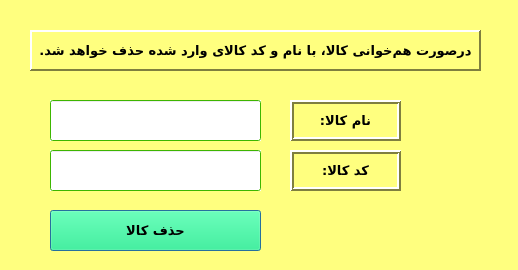
<?xml version="1.0" encoding="UTF-8"?>
<ui version="4.0">
 <class>Dialog</class>
 <widget class="QDialog" name="Dialog">
  <property name="geometry">
   <rect>
    <x>0</x>
    <y>0</y>
    <width>518</width>
    <height>270</height>
   </rect>
  </property>
  <property name="minimumSize">
   <size>
    <width>518</width>
    <height>270</height>
   </size>
  </property>
  <property name="maximumSize">
   <size>
    <width>518</width>
    <height>270</height>
   </size>
  </property>
  <property name="palette">
   <palette>
    <active>
     <colorrole role="WindowText">
      <brush brushstyle="SolidPattern">
       <color alpha="255">
        <red>0</red>
        <green>0</green>
        <blue>0</blue>
       </color>
      </brush>
     </colorrole>
     <colorrole role="Button">
      <brush brushstyle="SolidPattern">
       <color alpha="255">
        <red>255</red>
        <green>255</green>
        <blue>127</blue>
       </color>
      </brush>
     </colorrole>
     <colorrole role="Light">
      <brush brushstyle="SolidPattern">
       <color alpha="255">
        <red>255</red>
        <green>255</green>
        <blue>255</blue>
       </color>
      </brush>
     </colorrole>
     <colorrole role="Midlight">
      <brush brushstyle="SolidPattern">
       <color alpha="255">
        <red>255</red>
        <green>255</green>
        <blue>191</blue>
       </color>
      </brush>
     </colorrole>
     <colorrole role="Dark">
      <brush brushstyle="SolidPattern">
       <color alpha="255">
        <red>127</red>
        <green>127</green>
        <blue>63</blue>
       </color>
      </brush>
     </colorrole>
     <colorrole role="Mid">
      <brush brushstyle="SolidPattern">
       <color alpha="255">
        <red>170</red>
        <green>170</green>
        <blue>84</blue>
       </color>
      </brush>
     </colorrole>
     <colorrole role="Text">
      <brush brushstyle="SolidPattern">
       <color alpha="255">
        <red>0</red>
        <green>0</green>
        <blue>0</blue>
       </color>
      </brush>
     </colorrole>
     <colorrole role="BrightText">
      <brush brushstyle="SolidPattern">
       <color alpha="255">
        <red>255</red>
        <green>255</green>
        <blue>255</blue>
       </color>
      </brush>
     </colorrole>
     <colorrole role="ButtonText">
      <brush brushstyle="SolidPattern">
       <color alpha="255">
        <red>0</red>
        <green>0</green>
        <blue>0</blue>
       </color>
      </brush>
     </colorrole>
     <colorrole role="Base">
      <brush brushstyle="SolidPattern">
       <color alpha="255">
        <red>255</red>
        <green>255</green>
        <blue>255</blue>
       </color>
      </brush>
     </colorrole>
     <colorrole role="Window">
      <brush brushstyle="SolidPattern">
       <color alpha="255">
        <red>255</red>
        <green>255</green>
        <blue>127</blue>
       </color>
      </brush>
     </colorrole>
     <colorrole role="Shadow">
      <brush brushstyle="SolidPattern">
       <color alpha="255">
        <red>0</red>
        <green>0</green>
        <blue>0</blue>
       </color>
      </brush>
     </colorrole>
     <colorrole role="AlternateBase">
      <brush brushstyle="SolidPattern">
       <color alpha="255">
        <red>255</red>
        <green>255</green>
        <blue>191</blue>
       </color>
      </brush>
     </colorrole>
     <colorrole role="ToolTipBase">
      <brush brushstyle="SolidPattern">
       <color alpha="255">
        <red>255</red>
        <green>255</green>
        <blue>220</blue>
       </color>
      </brush>
     </colorrole>
     <colorrole role="ToolTipText">
      <brush brushstyle="SolidPattern">
       <color alpha="255">
        <red>0</red>
        <green>0</green>
        <blue>0</blue>
       </color>
      </brush>
     </colorrole>
    </active>
    <inactive>
     <colorrole role="WindowText">
      <brush brushstyle="SolidPattern">
       <color alpha="255">
        <red>0</red>
        <green>0</green>
        <blue>0</blue>
       </color>
      </brush>
     </colorrole>
     <colorrole role="Button">
      <brush brushstyle="SolidPattern">
       <color alpha="255">
        <red>255</red>
        <green>255</green>
        <blue>127</blue>
       </color>
      </brush>
     </colorrole>
     <colorrole role="Light">
      <brush brushstyle="SolidPattern">
       <color alpha="255">
        <red>255</red>
        <green>255</green>
        <blue>255</blue>
       </color>
      </brush>
     </colorrole>
     <colorrole role="Midlight">
      <brush brushstyle="SolidPattern">
       <color alpha="255">
        <red>255</red>
        <green>255</green>
        <blue>191</blue>
       </color>
      </brush>
     </colorrole>
     <colorrole role="Dark">
      <brush brushstyle="SolidPattern">
       <color alpha="255">
        <red>127</red>
        <green>127</green>
        <blue>63</blue>
       </color>
      </brush>
     </colorrole>
     <colorrole role="Mid">
      <brush brushstyle="SolidPattern">
       <color alpha="255">
        <red>170</red>
        <green>170</green>
        <blue>84</blue>
       </color>
      </brush>
     </colorrole>
     <colorrole role="Text">
      <brush brushstyle="SolidPattern">
       <color alpha="255">
        <red>0</red>
        <green>0</green>
        <blue>0</blue>
       </color>
      </brush>
     </colorrole>
     <colorrole role="BrightText">
      <brush brushstyle="SolidPattern">
       <color alpha="255">
        <red>255</red>
        <green>255</green>
        <blue>255</blue>
       </color>
      </brush>
     </colorrole>
     <colorrole role="ButtonText">
      <brush brushstyle="SolidPattern">
       <color alpha="255">
        <red>0</red>
        <green>0</green>
        <blue>0</blue>
       </color>
      </brush>
     </colorrole>
     <colorrole role="Base">
      <brush brushstyle="SolidPattern">
       <color alpha="255">
        <red>255</red>
        <green>255</green>
        <blue>255</blue>
       </color>
      </brush>
     </colorrole>
     <colorrole role="Window">
      <brush brushstyle="SolidPattern">
       <color alpha="255">
        <red>255</red>
        <green>255</green>
        <blue>127</blue>
       </color>
      </brush>
     </colorrole>
     <colorrole role="Shadow">
      <brush brushstyle="SolidPattern">
       <color alpha="255">
        <red>0</red>
        <green>0</green>
        <blue>0</blue>
       </color>
      </brush>
     </colorrole>
     <colorrole role="AlternateBase">
      <brush brushstyle="SolidPattern">
       <color alpha="255">
        <red>255</red>
        <green>255</green>
        <blue>191</blue>
       </color>
      </brush>
     </colorrole>
     <colorrole role="ToolTipBase">
      <brush brushstyle="SolidPattern">
       <color alpha="255">
        <red>255</red>
        <green>255</green>
        <blue>220</blue>
       </color>
      </brush>
     </colorrole>
     <colorrole role="ToolTipText">
      <brush brushstyle="SolidPattern">
       <color alpha="255">
        <red>0</red>
        <green>0</green>
        <blue>0</blue>
       </color>
      </brush>
     </colorrole>
    </inactive>
    <disabled>
     <colorrole role="WindowText">
      <brush brushstyle="SolidPattern">
       <color alpha="255">
        <red>127</red>
        <green>127</green>
        <blue>63</blue>
       </color>
      </brush>
     </colorrole>
     <colorrole role="Button">
      <brush brushstyle="SolidPattern">
       <color alpha="255">
        <red>255</red>
        <green>255</green>
        <blue>127</blue>
       </color>
      </brush>
     </colorrole>
     <colorrole role="Light">
      <brush brushstyle="SolidPattern">
       <color alpha="255">
        <red>255</red>
        <green>255</green>
        <blue>255</blue>
       </color>
      </brush>
     </colorrole>
     <colorrole role="Midlight">
      <brush brushstyle="SolidPattern">
       <color alpha="255">
        <red>255</red>
        <green>255</green>
        <blue>191</blue>
       </color>
      </brush>
     </colorrole>
     <colorrole role="Dark">
      <brush brushstyle="SolidPattern">
       <color alpha="255">
        <red>127</red>
        <green>127</green>
        <blue>63</blue>
       </color>
      </brush>
     </colorrole>
     <colorrole role="Mid">
      <brush brushstyle="SolidPattern">
       <color alpha="255">
        <red>170</red>
        <green>170</green>
        <blue>84</blue>
       </color>
      </brush>
     </colorrole>
     <colorrole role="Text">
      <brush brushstyle="SolidPattern">
       <color alpha="255">
        <red>127</red>
        <green>127</green>
        <blue>63</blue>
       </color>
      </brush>
     </colorrole>
     <colorrole role="BrightText">
      <brush brushstyle="SolidPattern">
       <color alpha="255">
        <red>255</red>
        <green>255</green>
        <blue>255</blue>
       </color>
      </brush>
     </colorrole>
     <colorrole role="ButtonText">
      <brush brushstyle="SolidPattern">
       <color alpha="255">
        <red>127</red>
        <green>127</green>
        <blue>63</blue>
       </color>
      </brush>
     </colorrole>
     <colorrole role="Base">
      <brush brushstyle="SolidPattern">
       <color alpha="255">
        <red>255</red>
        <green>255</green>
        <blue>127</blue>
       </color>
      </brush>
     </colorrole>
     <colorrole role="Window">
      <brush brushstyle="SolidPattern">
       <color alpha="255">
        <red>255</red>
        <green>255</green>
        <blue>127</blue>
       </color>
      </brush>
     </colorrole>
     <colorrole role="Shadow">
      <brush brushstyle="SolidPattern">
       <color alpha="255">
        <red>0</red>
        <green>0</green>
        <blue>0</blue>
       </color>
      </brush>
     </colorrole>
     <colorrole role="AlternateBase">
      <brush brushstyle="SolidPattern">
       <color alpha="255">
        <red>255</red>
        <green>255</green>
        <blue>127</blue>
       </color>
      </brush>
     </colorrole>
     <colorrole role="ToolTipBase">
      <brush brushstyle="SolidPattern">
       <color alpha="255">
        <red>255</red>
        <green>255</green>
        <blue>220</blue>
       </color>
      </brush>
     </colorrole>
     <colorrole role="ToolTipText">
      <brush brushstyle="SolidPattern">
       <color alpha="255">
        <red>0</red>
        <green>0</green>
        <blue>0</blue>
       </color>
      </brush>
     </colorrole>
    </disabled>
   </palette>
  </property>
  <property name="windowTitle">
   <string>حذف محصول</string>
  </property>
  <widget class="QLabel" name="label">
   <property name="geometry">
    <rect>
     <x>30</x>
     <y>30</y>
     <width>451</width>
     <height>41</height>
    </rect>
   </property>
   <property name="font">
    <font>
     <family>B Traffic</family>
     <pointsize>10</pointsize>
     <weight>75</weight>
     <bold>true</bold>
    </font>
   </property>
   <property name="frameShape">
    <enum>QFrame::Panel</enum>
   </property>
   <property name="frameShadow">
    <enum>QFrame::Raised</enum>
   </property>
   <property name="lineWidth">
    <number>2</number>
   </property>
   <property name="text">
    <string>درصورت هم‌خوانی کالا، با نام و کد کالای وارد شده حذف خواهد شد.</string>
   </property>
   <property name="alignment">
    <set>Qt::AlignCenter</set>
   </property>
  </widget>
  <widget class="QLineEdit" name="lineEdit">
   <property name="geometry">
    <rect>
     <x>50</x>
     <y>100</y>
     <width>211</width>
     <height>41</height>
    </rect>
   </property>
   <property name="palette">
    <palette>
     <active>
      <colorrole role="WindowText">
       <brush brushstyle="SolidPattern">
        <color alpha="255">
         <red>0</red>
         <green>0</green>
         <blue>0</blue>
        </color>
       </brush>
      </colorrole>
      <colorrole role="Button">
       <brush brushstyle="SolidPattern">
        <color alpha="255">
         <red>85</red>
         <green>255</green>
         <blue>0</blue>
        </color>
       </brush>
      </colorrole>
      <colorrole role="Light">
       <brush brushstyle="SolidPattern">
        <color alpha="255">
         <red>170</red>
         <green>255</green>
         <blue>127</blue>
        </color>
       </brush>
      </colorrole>
      <colorrole role="Midlight">
       <brush brushstyle="SolidPattern">
        <color alpha="255">
         <red>127</red>
         <green>255</green>
         <blue>63</blue>
        </color>
       </brush>
      </colorrole>
      <colorrole role="Dark">
       <brush brushstyle="SolidPattern">
        <color alpha="255">
         <red>42</red>
         <green>127</green>
         <blue>0</blue>
        </color>
       </brush>
      </colorrole>
      <colorrole role="Mid">
       <brush brushstyle="SolidPattern">
        <color alpha="255">
         <red>56</red>
         <green>170</green>
         <blue>0</blue>
        </color>
       </brush>
      </colorrole>
      <colorrole role="Text">
       <brush brushstyle="SolidPattern">
        <color alpha="255">
         <red>0</red>
         <green>0</green>
         <blue>0</blue>
        </color>
       </brush>
      </colorrole>
      <colorrole role="BrightText">
       <brush brushstyle="SolidPattern">
        <color alpha="255">
         <red>255</red>
         <green>255</green>
         <blue>255</blue>
        </color>
       </brush>
      </colorrole>
      <colorrole role="ButtonText">
       <brush brushstyle="SolidPattern">
        <color alpha="255">
         <red>0</red>
         <green>0</green>
         <blue>0</blue>
        </color>
       </brush>
      </colorrole>
      <colorrole role="Base">
       <brush brushstyle="SolidPattern">
        <color alpha="255">
         <red>255</red>
         <green>255</green>
         <blue>255</blue>
        </color>
       </brush>
      </colorrole>
      <colorrole role="Window">
       <brush brushstyle="SolidPattern">
        <color alpha="255">
         <red>85</red>
         <green>255</green>
         <blue>0</blue>
        </color>
       </brush>
      </colorrole>
      <colorrole role="Shadow">
       <brush brushstyle="SolidPattern">
        <color alpha="255">
         <red>0</red>
         <green>0</green>
         <blue>0</blue>
        </color>
       </brush>
      </colorrole>
      <colorrole role="AlternateBase">
       <brush brushstyle="SolidPattern">
        <color alpha="255">
         <red>170</red>
         <green>255</green>
         <blue>127</blue>
        </color>
       </brush>
      </colorrole>
      <colorrole role="ToolTipBase">
       <brush brushstyle="SolidPattern">
        <color alpha="255">
         <red>255</red>
         <green>255</green>
         <blue>220</blue>
        </color>
       </brush>
      </colorrole>
      <colorrole role="ToolTipText">
       <brush brushstyle="SolidPattern">
        <color alpha="255">
         <red>0</red>
         <green>0</green>
         <blue>0</blue>
        </color>
       </brush>
      </colorrole>
     </active>
     <inactive>
      <colorrole role="WindowText">
       <brush brushstyle="SolidPattern">
        <color alpha="255">
         <red>0</red>
         <green>0</green>
         <blue>0</blue>
        </color>
       </brush>
      </colorrole>
      <colorrole role="Button">
       <brush brushstyle="SolidPattern">
        <color alpha="255">
         <red>85</red>
         <green>255</green>
         <blue>0</blue>
        </color>
       </brush>
      </colorrole>
      <colorrole role="Light">
       <brush brushstyle="SolidPattern">
        <color alpha="255">
         <red>170</red>
         <green>255</green>
         <blue>127</blue>
        </color>
       </brush>
      </colorrole>
      <colorrole role="Midlight">
       <brush brushstyle="SolidPattern">
        <color alpha="255">
         <red>127</red>
         <green>255</green>
         <blue>63</blue>
        </color>
       </brush>
      </colorrole>
      <colorrole role="Dark">
       <brush brushstyle="SolidPattern">
        <color alpha="255">
         <red>42</red>
         <green>127</green>
         <blue>0</blue>
        </color>
       </brush>
      </colorrole>
      <colorrole role="Mid">
       <brush brushstyle="SolidPattern">
        <color alpha="255">
         <red>56</red>
         <green>170</green>
         <blue>0</blue>
        </color>
       </brush>
      </colorrole>
      <colorrole role="Text">
       <brush brushstyle="SolidPattern">
        <color alpha="255">
         <red>0</red>
         <green>0</green>
         <blue>0</blue>
        </color>
       </brush>
      </colorrole>
      <colorrole role="BrightText">
       <brush brushstyle="SolidPattern">
        <color alpha="255">
         <red>255</red>
         <green>255</green>
         <blue>255</blue>
        </color>
       </brush>
      </colorrole>
      <colorrole role="ButtonText">
       <brush brushstyle="SolidPattern">
        <color alpha="255">
         <red>0</red>
         <green>0</green>
         <blue>0</blue>
        </color>
       </brush>
      </colorrole>
      <colorrole role="Base">
       <brush brushstyle="SolidPattern">
        <color alpha="255">
         <red>255</red>
         <green>255</green>
         <blue>255</blue>
        </color>
       </brush>
      </colorrole>
      <colorrole role="Window">
       <brush brushstyle="SolidPattern">
        <color alpha="255">
         <red>85</red>
         <green>255</green>
         <blue>0</blue>
        </color>
       </brush>
      </colorrole>
      <colorrole role="Shadow">
       <brush brushstyle="SolidPattern">
        <color alpha="255">
         <red>0</red>
         <green>0</green>
         <blue>0</blue>
        </color>
       </brush>
      </colorrole>
      <colorrole role="AlternateBase">
       <brush brushstyle="SolidPattern">
        <color alpha="255">
         <red>170</red>
         <green>255</green>
         <blue>127</blue>
        </color>
       </brush>
      </colorrole>
      <colorrole role="ToolTipBase">
       <brush brushstyle="SolidPattern">
        <color alpha="255">
         <red>255</red>
         <green>255</green>
         <blue>220</blue>
        </color>
       </brush>
      </colorrole>
      <colorrole role="ToolTipText">
       <brush brushstyle="SolidPattern">
        <color alpha="255">
         <red>0</red>
         <green>0</green>
         <blue>0</blue>
        </color>
       </brush>
      </colorrole>
     </inactive>
     <disabled>
      <colorrole role="WindowText">
       <brush brushstyle="SolidPattern">
        <color alpha="255">
         <red>42</red>
         <green>127</green>
         <blue>0</blue>
        </color>
       </brush>
      </colorrole>
      <colorrole role="Button">
       <brush brushstyle="SolidPattern">
        <color alpha="255">
         <red>85</red>
         <green>255</green>
         <blue>0</blue>
        </color>
       </brush>
      </colorrole>
      <colorrole role="Light">
       <brush brushstyle="SolidPattern">
        <color alpha="255">
         <red>170</red>
         <green>255</green>
         <blue>127</blue>
        </color>
       </brush>
      </colorrole>
      <colorrole role="Midlight">
       <brush brushstyle="SolidPattern">
        <color alpha="255">
         <red>127</red>
         <green>255</green>
         <blue>63</blue>
        </color>
       </brush>
      </colorrole>
      <colorrole role="Dark">
       <brush brushstyle="SolidPattern">
        <color alpha="255">
         <red>42</red>
         <green>127</green>
         <blue>0</blue>
        </color>
       </brush>
      </colorrole>
      <colorrole role="Mid">
       <brush brushstyle="SolidPattern">
        <color alpha="255">
         <red>56</red>
         <green>170</green>
         <blue>0</blue>
        </color>
       </brush>
      </colorrole>
      <colorrole role="Text">
       <brush brushstyle="SolidPattern">
        <color alpha="255">
         <red>42</red>
         <green>127</green>
         <blue>0</blue>
        </color>
       </brush>
      </colorrole>
      <colorrole role="BrightText">
       <brush brushstyle="SolidPattern">
        <color alpha="255">
         <red>255</red>
         <green>255</green>
         <blue>255</blue>
        </color>
       </brush>
      </colorrole>
      <colorrole role="ButtonText">
       <brush brushstyle="SolidPattern">
        <color alpha="255">
         <red>42</red>
         <green>127</green>
         <blue>0</blue>
        </color>
       </brush>
      </colorrole>
      <colorrole role="Base">
       <brush brushstyle="SolidPattern">
        <color alpha="255">
         <red>85</red>
         <green>255</green>
         <blue>0</blue>
        </color>
       </brush>
      </colorrole>
      <colorrole role="Window">
       <brush brushstyle="SolidPattern">
        <color alpha="255">
         <red>85</red>
         <green>255</green>
         <blue>0</blue>
        </color>
       </brush>
      </colorrole>
      <colorrole role="Shadow">
       <brush brushstyle="SolidPattern">
        <color alpha="255">
         <red>0</red>
         <green>0</green>
         <blue>0</blue>
        </color>
       </brush>
      </colorrole>
      <colorrole role="AlternateBase">
       <brush brushstyle="SolidPattern">
        <color alpha="255">
         <red>85</red>
         <green>255</green>
         <blue>0</blue>
        </color>
       </brush>
      </colorrole>
      <colorrole role="ToolTipBase">
       <brush brushstyle="SolidPattern">
        <color alpha="255">
         <red>255</red>
         <green>255</green>
         <blue>220</blue>
        </color>
       </brush>
      </colorrole>
      <colorrole role="ToolTipText">
       <brush brushstyle="SolidPattern">
        <color alpha="255">
         <red>0</red>
         <green>0</green>
         <blue>0</blue>
        </color>
       </brush>
      </colorrole>
     </disabled>
    </palette>
   </property>
   <property name="font">
    <font>
     <family>B Traffic</family>
     <pointsize>10</pointsize>
    </font>
   </property>
   <property name="layoutDirection">
    <enum>Qt::RightToLeft</enum>
   </property>
   <property name="autoFillBackground">
    <bool>true</bool>
   </property>
  </widget>
  <widget class="QLineEdit" name="lineEdit_2">
   <property name="geometry">
    <rect>
     <x>50</x>
     <y>150</y>
     <width>211</width>
     <height>41</height>
    </rect>
   </property>
   <property name="palette">
    <palette>
     <active>
      <colorrole role="WindowText">
       <brush brushstyle="SolidPattern">
        <color alpha="255">
         <red>0</red>
         <green>0</green>
         <blue>0</blue>
        </color>
       </brush>
      </colorrole>
      <colorrole role="Button">
       <brush brushstyle="SolidPattern">
        <color alpha="255">
         <red>85</red>
         <green>255</green>
         <blue>0</blue>
        </color>
       </brush>
      </colorrole>
      <colorrole role="Light">
       <brush brushstyle="SolidPattern">
        <color alpha="255">
         <red>170</red>
         <green>255</green>
         <blue>127</blue>
        </color>
       </brush>
      </colorrole>
      <colorrole role="Midlight">
       <brush brushstyle="SolidPattern">
        <color alpha="255">
         <red>127</red>
         <green>255</green>
         <blue>63</blue>
        </color>
       </brush>
      </colorrole>
      <colorrole role="Dark">
       <brush brushstyle="SolidPattern">
        <color alpha="255">
         <red>42</red>
         <green>127</green>
         <blue>0</blue>
        </color>
       </brush>
      </colorrole>
      <colorrole role="Mid">
       <brush brushstyle="SolidPattern">
        <color alpha="255">
         <red>56</red>
         <green>170</green>
         <blue>0</blue>
        </color>
       </brush>
      </colorrole>
      <colorrole role="Text">
       <brush brushstyle="SolidPattern">
        <color alpha="255">
         <red>0</red>
         <green>0</green>
         <blue>0</blue>
        </color>
       </brush>
      </colorrole>
      <colorrole role="BrightText">
       <brush brushstyle="SolidPattern">
        <color alpha="255">
         <red>255</red>
         <green>255</green>
         <blue>255</blue>
        </color>
       </brush>
      </colorrole>
      <colorrole role="ButtonText">
       <brush brushstyle="SolidPattern">
        <color alpha="255">
         <red>0</red>
         <green>0</green>
         <blue>0</blue>
        </color>
       </brush>
      </colorrole>
      <colorrole role="Base">
       <brush brushstyle="SolidPattern">
        <color alpha="255">
         <red>255</red>
         <green>255</green>
         <blue>255</blue>
        </color>
       </brush>
      </colorrole>
      <colorrole role="Window">
       <brush brushstyle="SolidPattern">
        <color alpha="255">
         <red>85</red>
         <green>255</green>
         <blue>0</blue>
        </color>
       </brush>
      </colorrole>
      <colorrole role="Shadow">
       <brush brushstyle="SolidPattern">
        <color alpha="255">
         <red>0</red>
         <green>0</green>
         <blue>0</blue>
        </color>
       </brush>
      </colorrole>
      <colorrole role="AlternateBase">
       <brush brushstyle="SolidPattern">
        <color alpha="255">
         <red>170</red>
         <green>255</green>
         <blue>127</blue>
        </color>
       </brush>
      </colorrole>
      <colorrole role="ToolTipBase">
       <brush brushstyle="SolidPattern">
        <color alpha="255">
         <red>255</red>
         <green>255</green>
         <blue>220</blue>
        </color>
       </brush>
      </colorrole>
      <colorrole role="ToolTipText">
       <brush brushstyle="SolidPattern">
        <color alpha="255">
         <red>0</red>
         <green>0</green>
         <blue>0</blue>
        </color>
       </brush>
      </colorrole>
     </active>
     <inactive>
      <colorrole role="WindowText">
       <brush brushstyle="SolidPattern">
        <color alpha="255">
         <red>0</red>
         <green>0</green>
         <blue>0</blue>
        </color>
       </brush>
      </colorrole>
      <colorrole role="Button">
       <brush brushstyle="SolidPattern">
        <color alpha="255">
         <red>85</red>
         <green>255</green>
         <blue>0</blue>
        </color>
       </brush>
      </colorrole>
      <colorrole role="Light">
       <brush brushstyle="SolidPattern">
        <color alpha="255">
         <red>170</red>
         <green>255</green>
         <blue>127</blue>
        </color>
       </brush>
      </colorrole>
      <colorrole role="Midlight">
       <brush brushstyle="SolidPattern">
        <color alpha="255">
         <red>127</red>
         <green>255</green>
         <blue>63</blue>
        </color>
       </brush>
      </colorrole>
      <colorrole role="Dark">
       <brush brushstyle="SolidPattern">
        <color alpha="255">
         <red>42</red>
         <green>127</green>
         <blue>0</blue>
        </color>
       </brush>
      </colorrole>
      <colorrole role="Mid">
       <brush brushstyle="SolidPattern">
        <color alpha="255">
         <red>56</red>
         <green>170</green>
         <blue>0</blue>
        </color>
       </brush>
      </colorrole>
      <colorrole role="Text">
       <brush brushstyle="SolidPattern">
        <color alpha="255">
         <red>0</red>
         <green>0</green>
         <blue>0</blue>
        </color>
       </brush>
      </colorrole>
      <colorrole role="BrightText">
       <brush brushstyle="SolidPattern">
        <color alpha="255">
         <red>255</red>
         <green>255</green>
         <blue>255</blue>
        </color>
       </brush>
      </colorrole>
      <colorrole role="ButtonText">
       <brush brushstyle="SolidPattern">
        <color alpha="255">
         <red>0</red>
         <green>0</green>
         <blue>0</blue>
        </color>
       </brush>
      </colorrole>
      <colorrole role="Base">
       <brush brushstyle="SolidPattern">
        <color alpha="255">
         <red>255</red>
         <green>255</green>
         <blue>255</blue>
        </color>
       </brush>
      </colorrole>
      <colorrole role="Window">
       <brush brushstyle="SolidPattern">
        <color alpha="255">
         <red>85</red>
         <green>255</green>
         <blue>0</blue>
        </color>
       </brush>
      </colorrole>
      <colorrole role="Shadow">
       <brush brushstyle="SolidPattern">
        <color alpha="255">
         <red>0</red>
         <green>0</green>
         <blue>0</blue>
        </color>
       </brush>
      </colorrole>
      <colorrole role="AlternateBase">
       <brush brushstyle="SolidPattern">
        <color alpha="255">
         <red>170</red>
         <green>255</green>
         <blue>127</blue>
        </color>
       </brush>
      </colorrole>
      <colorrole role="ToolTipBase">
       <brush brushstyle="SolidPattern">
        <color alpha="255">
         <red>255</red>
         <green>255</green>
         <blue>220</blue>
        </color>
       </brush>
      </colorrole>
      <colorrole role="ToolTipText">
       <brush brushstyle="SolidPattern">
        <color alpha="255">
         <red>0</red>
         <green>0</green>
         <blue>0</blue>
        </color>
       </brush>
      </colorrole>
     </inactive>
     <disabled>
      <colorrole role="WindowText">
       <brush brushstyle="SolidPattern">
        <color alpha="255">
         <red>42</red>
         <green>127</green>
         <blue>0</blue>
        </color>
       </brush>
      </colorrole>
      <colorrole role="Button">
       <brush brushstyle="SolidPattern">
        <color alpha="255">
         <red>85</red>
         <green>255</green>
         <blue>0</blue>
        </color>
       </brush>
      </colorrole>
      <colorrole role="Light">
       <brush brushstyle="SolidPattern">
        <color alpha="255">
         <red>170</red>
         <green>255</green>
         <blue>127</blue>
        </color>
       </brush>
      </colorrole>
      <colorrole role="Midlight">
       <brush brushstyle="SolidPattern">
        <color alpha="255">
         <red>127</red>
         <green>255</green>
         <blue>63</blue>
        </color>
       </brush>
      </colorrole>
      <colorrole role="Dark">
       <brush brushstyle="SolidPattern">
        <color alpha="255">
         <red>42</red>
         <green>127</green>
         <blue>0</blue>
        </color>
       </brush>
      </colorrole>
      <colorrole role="Mid">
       <brush brushstyle="SolidPattern">
        <color alpha="255">
         <red>56</red>
         <green>170</green>
         <blue>0</blue>
        </color>
       </brush>
      </colorrole>
      <colorrole role="Text">
       <brush brushstyle="SolidPattern">
        <color alpha="255">
         <red>42</red>
         <green>127</green>
         <blue>0</blue>
        </color>
       </brush>
      </colorrole>
      <colorrole role="BrightText">
       <brush brushstyle="SolidPattern">
        <color alpha="255">
         <red>255</red>
         <green>255</green>
         <blue>255</blue>
        </color>
       </brush>
      </colorrole>
      <colorrole role="ButtonText">
       <brush brushstyle="SolidPattern">
        <color alpha="255">
         <red>42</red>
         <green>127</green>
         <blue>0</blue>
        </color>
       </brush>
      </colorrole>
      <colorrole role="Base">
       <brush brushstyle="SolidPattern">
        <color alpha="255">
         <red>85</red>
         <green>255</green>
         <blue>0</blue>
        </color>
       </brush>
      </colorrole>
      <colorrole role="Window">
       <brush brushstyle="SolidPattern">
        <color alpha="255">
         <red>85</red>
         <green>255</green>
         <blue>0</blue>
        </color>
       </brush>
      </colorrole>
      <colorrole role="Shadow">
       <brush brushstyle="SolidPattern">
        <color alpha="255">
         <red>0</red>
         <green>0</green>
         <blue>0</blue>
        </color>
       </brush>
      </colorrole>
      <colorrole role="AlternateBase">
       <brush brushstyle="SolidPattern">
        <color alpha="255">
         <red>85</red>
         <green>255</green>
         <blue>0</blue>
        </color>
       </brush>
      </colorrole>
      <colorrole role="ToolTipBase">
       <brush brushstyle="SolidPattern">
        <color alpha="255">
         <red>255</red>
         <green>255</green>
         <blue>220</blue>
        </color>
       </brush>
      </colorrole>
      <colorrole role="ToolTipText">
       <brush brushstyle="SolidPattern">
        <color alpha="255">
         <red>0</red>
         <green>0</green>
         <blue>0</blue>
        </color>
       </brush>
      </colorrole>
     </disabled>
    </palette>
   </property>
   <property name="font">
    <font>
     <family>B Traffic</family>
     <pointsize>10</pointsize>
    </font>
   </property>
   <property name="layoutDirection">
    <enum>Qt::RightToLeft</enum>
   </property>
   <property name="autoFillBackground">
    <bool>true</bool>
   </property>
  </widget>
  <widget class="QLabel" name="label_2">
   <property name="geometry">
    <rect>
     <x>290</x>
     <y>100</y>
     <width>111</width>
     <height>41</height>
    </rect>
   </property>
   <property name="font">
    <font>
     <family>B Traffic</family>
     <pointsize>10</pointsize>
     <weight>75</weight>
     <bold>true</bold>
    </font>
   </property>
   <property name="frameShape">
    <enum>QFrame::Box</enum>
   </property>
   <property name="frameShadow">
    <enum>QFrame::Raised</enum>
   </property>
   <property name="lineWidth">
    <number>2</number>
   </property>
   <property name="text">
    <string>نام کالا:</string>
   </property>
   <property name="alignment">
    <set>Qt::AlignCenter</set>
   </property>
  </widget>
  <widget class="QLabel" name="label_3">
   <property name="geometry">
    <rect>
     <x>290</x>
     <y>150</y>
     <width>111</width>
     <height>41</height>
    </rect>
   </property>
   <property name="font">
    <font>
     <family>B Traffic</family>
     <pointsize>10</pointsize>
     <weight>75</weight>
     <bold>true</bold>
    </font>
   </property>
   <property name="frameShape">
    <enum>QFrame::Box</enum>
   </property>
   <property name="frameShadow">
    <enum>QFrame::Raised</enum>
   </property>
   <property name="lineWidth">
    <number>2</number>
   </property>
   <property name="text">
    <string>کد کالا:</string>
   </property>
   <property name="alignment">
    <set>Qt::AlignCenter</set>
   </property>
  </widget>
  <widget class="QPushButton" name="pushButton">
   <property name="geometry">
    <rect>
     <x>50</x>
     <y>210</y>
     <width>211</width>
     <height>41</height>
    </rect>
   </property>
   <property name="palette">
    <palette>
     <active>
      <colorrole role="WindowText">
       <brush brushstyle="SolidPattern">
        <color alpha="255">
         <red>0</red>
         <green>0</green>
         <blue>0</blue>
        </color>
       </brush>
      </colorrole>
      <colorrole role="Button">
       <brush brushstyle="SolidPattern">
        <color alpha="255">
         <red>0</red>
         <green>255</green>
         <blue>127</blue>
        </color>
       </brush>
      </colorrole>
      <colorrole role="Light">
       <brush brushstyle="SolidPattern">
        <color alpha="255">
         <red>127</red>
         <green>255</green>
         <blue>191</blue>
        </color>
       </brush>
      </colorrole>
      <colorrole role="Midlight">
       <brush brushstyle="SolidPattern">
        <color alpha="255">
         <red>63</red>
         <green>255</green>
         <blue>159</blue>
        </color>
       </brush>
      </colorrole>
      <colorrole role="Dark">
       <brush brushstyle="SolidPattern">
        <color alpha="255">
         <red>0</red>
         <green>127</green>
         <blue>63</blue>
        </color>
       </brush>
      </colorrole>
      <colorrole role="Mid">
       <brush brushstyle="SolidPattern">
        <color alpha="255">
         <red>0</red>
         <green>170</green>
         <blue>84</blue>
        </color>
       </brush>
      </colorrole>
      <colorrole role="Text">
       <brush brushstyle="SolidPattern">
        <color alpha="255">
         <red>0</red>
         <green>0</green>
         <blue>0</blue>
        </color>
       </brush>
      </colorrole>
      <colorrole role="BrightText">
       <brush brushstyle="SolidPattern">
        <color alpha="255">
         <red>255</red>
         <green>255</green>
         <blue>255</blue>
        </color>
       </brush>
      </colorrole>
      <colorrole role="ButtonText">
       <brush brushstyle="SolidPattern">
        <color alpha="255">
         <red>0</red>
         <green>0</green>
         <blue>0</blue>
        </color>
       </brush>
      </colorrole>
      <colorrole role="Base">
       <brush brushstyle="SolidPattern">
        <color alpha="255">
         <red>255</red>
         <green>255</green>
         <blue>255</blue>
        </color>
       </brush>
      </colorrole>
      <colorrole role="Window">
       <brush brushstyle="SolidPattern">
        <color alpha="255">
         <red>0</red>
         <green>255</green>
         <blue>127</blue>
        </color>
       </brush>
      </colorrole>
      <colorrole role="Shadow">
       <brush brushstyle="SolidPattern">
        <color alpha="255">
         <red>0</red>
         <green>0</green>
         <blue>0</blue>
        </color>
       </brush>
      </colorrole>
      <colorrole role="AlternateBase">
       <brush brushstyle="SolidPattern">
        <color alpha="255">
         <red>127</red>
         <green>255</green>
         <blue>191</blue>
        </color>
       </brush>
      </colorrole>
      <colorrole role="ToolTipBase">
       <brush brushstyle="SolidPattern">
        <color alpha="255">
         <red>255</red>
         <green>255</green>
         <blue>220</blue>
        </color>
       </brush>
      </colorrole>
      <colorrole role="ToolTipText">
       <brush brushstyle="SolidPattern">
        <color alpha="255">
         <red>0</red>
         <green>0</green>
         <blue>0</blue>
        </color>
       </brush>
      </colorrole>
     </active>
     <inactive>
      <colorrole role="WindowText">
       <brush brushstyle="SolidPattern">
        <color alpha="255">
         <red>0</red>
         <green>0</green>
         <blue>0</blue>
        </color>
       </brush>
      </colorrole>
      <colorrole role="Button">
       <brush brushstyle="SolidPattern">
        <color alpha="255">
         <red>0</red>
         <green>255</green>
         <blue>127</blue>
        </color>
       </brush>
      </colorrole>
      <colorrole role="Light">
       <brush brushstyle="SolidPattern">
        <color alpha="255">
         <red>127</red>
         <green>255</green>
         <blue>191</blue>
        </color>
       </brush>
      </colorrole>
      <colorrole role="Midlight">
       <brush brushstyle="SolidPattern">
        <color alpha="255">
         <red>63</red>
         <green>255</green>
         <blue>159</blue>
        </color>
       </brush>
      </colorrole>
      <colorrole role="Dark">
       <brush brushstyle="SolidPattern">
        <color alpha="255">
         <red>0</red>
         <green>127</green>
         <blue>63</blue>
        </color>
       </brush>
      </colorrole>
      <colorrole role="Mid">
       <brush brushstyle="SolidPattern">
        <color alpha="255">
         <red>0</red>
         <green>170</green>
         <blue>84</blue>
        </color>
       </brush>
      </colorrole>
      <colorrole role="Text">
       <brush brushstyle="SolidPattern">
        <color alpha="255">
         <red>0</red>
         <green>0</green>
         <blue>0</blue>
        </color>
       </brush>
      </colorrole>
      <colorrole role="BrightText">
       <brush brushstyle="SolidPattern">
        <color alpha="255">
         <red>255</red>
         <green>255</green>
         <blue>255</blue>
        </color>
       </brush>
      </colorrole>
      <colorrole role="ButtonText">
       <brush brushstyle="SolidPattern">
        <color alpha="255">
         <red>0</red>
         <green>0</green>
         <blue>0</blue>
        </color>
       </brush>
      </colorrole>
      <colorrole role="Base">
       <brush brushstyle="SolidPattern">
        <color alpha="255">
         <red>255</red>
         <green>255</green>
         <blue>255</blue>
        </color>
       </brush>
      </colorrole>
      <colorrole role="Window">
       <brush brushstyle="SolidPattern">
        <color alpha="255">
         <red>0</red>
         <green>255</green>
         <blue>127</blue>
        </color>
       </brush>
      </colorrole>
      <colorrole role="Shadow">
       <brush brushstyle="SolidPattern">
        <color alpha="255">
         <red>0</red>
         <green>0</green>
         <blue>0</blue>
        </color>
       </brush>
      </colorrole>
      <colorrole role="AlternateBase">
       <brush brushstyle="SolidPattern">
        <color alpha="255">
         <red>127</red>
         <green>255</green>
         <blue>191</blue>
        </color>
       </brush>
      </colorrole>
      <colorrole role="ToolTipBase">
       <brush brushstyle="SolidPattern">
        <color alpha="255">
         <red>255</red>
         <green>255</green>
         <blue>220</blue>
        </color>
       </brush>
      </colorrole>
      <colorrole role="ToolTipText">
       <brush brushstyle="SolidPattern">
        <color alpha="255">
         <red>0</red>
         <green>0</green>
         <blue>0</blue>
        </color>
       </brush>
      </colorrole>
     </inactive>
     <disabled>
      <colorrole role="WindowText">
       <brush brushstyle="SolidPattern">
        <color alpha="255">
         <red>0</red>
         <green>127</green>
         <blue>63</blue>
        </color>
       </brush>
      </colorrole>
      <colorrole role="Button">
       <brush brushstyle="SolidPattern">
        <color alpha="255">
         <red>0</red>
         <green>255</green>
         <blue>127</blue>
        </color>
       </brush>
      </colorrole>
      <colorrole role="Light">
       <brush brushstyle="SolidPattern">
        <color alpha="255">
         <red>127</red>
         <green>255</green>
         <blue>191</blue>
        </color>
       </brush>
      </colorrole>
      <colorrole role="Midlight">
       <brush brushstyle="SolidPattern">
        <color alpha="255">
         <red>63</red>
         <green>255</green>
         <blue>159</blue>
        </color>
       </brush>
      </colorrole>
      <colorrole role="Dark">
       <brush brushstyle="SolidPattern">
        <color alpha="255">
         <red>0</red>
         <green>127</green>
         <blue>63</blue>
        </color>
       </brush>
      </colorrole>
      <colorrole role="Mid">
       <brush brushstyle="SolidPattern">
        <color alpha="255">
         <red>0</red>
         <green>170</green>
         <blue>84</blue>
        </color>
       </brush>
      </colorrole>
      <colorrole role="Text">
       <brush brushstyle="SolidPattern">
        <color alpha="255">
         <red>0</red>
         <green>127</green>
         <blue>63</blue>
        </color>
       </brush>
      </colorrole>
      <colorrole role="BrightText">
       <brush brushstyle="SolidPattern">
        <color alpha="255">
         <red>255</red>
         <green>255</green>
         <blue>255</blue>
        </color>
       </brush>
      </colorrole>
      <colorrole role="ButtonText">
       <brush brushstyle="SolidPattern">
        <color alpha="255">
         <red>0</red>
         <green>127</green>
         <blue>63</blue>
        </color>
       </brush>
      </colorrole>
      <colorrole role="Base">
       <brush brushstyle="SolidPattern">
        <color alpha="255">
         <red>0</red>
         <green>255</green>
         <blue>127</blue>
        </color>
       </brush>
      </colorrole>
      <colorrole role="Window">
       <brush brushstyle="SolidPattern">
        <color alpha="255">
         <red>0</red>
         <green>255</green>
         <blue>127</blue>
        </color>
       </brush>
      </colorrole>
      <colorrole role="Shadow">
       <brush brushstyle="SolidPattern">
        <color alpha="255">
         <red>0</red>
         <green>0</green>
         <blue>0</blue>
        </color>
       </brush>
      </colorrole>
      <colorrole role="AlternateBase">
       <brush brushstyle="SolidPattern">
        <color alpha="255">
         <red>0</red>
         <green>255</green>
         <blue>127</blue>
        </color>
       </brush>
      </colorrole>
      <colorrole role="ToolTipBase">
       <brush brushstyle="SolidPattern">
        <color alpha="255">
         <red>255</red>
         <green>255</green>
         <blue>220</blue>
        </color>
       </brush>
      </colorrole>
      <colorrole role="ToolTipText">
       <brush brushstyle="SolidPattern">
        <color alpha="255">
         <red>0</red>
         <green>0</green>
         <blue>0</blue>
        </color>
       </brush>
      </colorrole>
     </disabled>
    </palette>
   </property>
   <property name="font">
    <font>
     <family>B Traffic</family>
     <pointsize>10</pointsize>
     <weight>75</weight>
     <bold>true</bold>
    </font>
   </property>
   <property name="cursor">
    <cursorShape>PointingHandCursor</cursorShape>
   </property>
   <property name="autoFillBackground">
    <bool>false</bool>
   </property>
   <property name="text">
    <string>حذف کالا</string>
   </property>
  </widget>
 </widget>
 <resources/>
 <connections/>
</ui>
